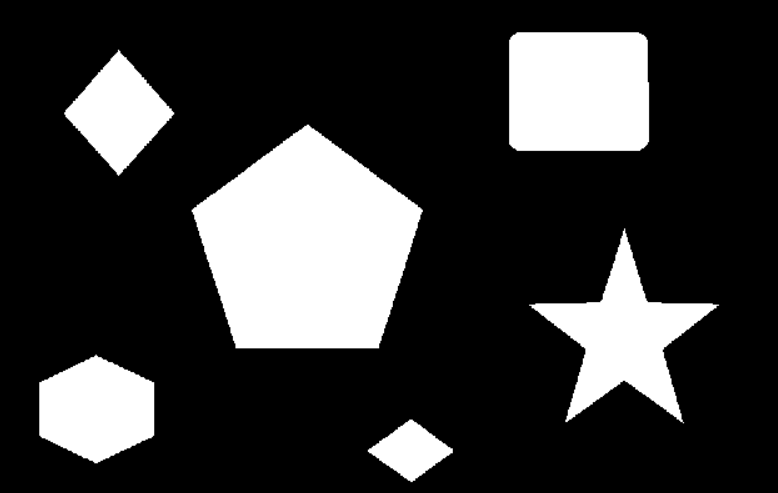
#> input picture border extraction.png, 778 x 493 px
$ python 'boundary extraction.py'
#> lines starting #> are read from the running program, lines starting #| are printed output that depends on the picture; after the words box and inside, x2 and y2 are one past the last pixel; in counts of white or black regions, pixels touching at a corner belong together
import cv2
import matplotlib.pyplot as plt
import numpy as np
import math

img=cv2.imread("border extraction.png",cv2.IMREAD_GRAYSCALE)
#> img is the input picture: shape (493, 778); min 0, max 255, mean 55.8
val,thres_img=cv2.threshold(img,100,255,cv2.THRESH_BINARY)
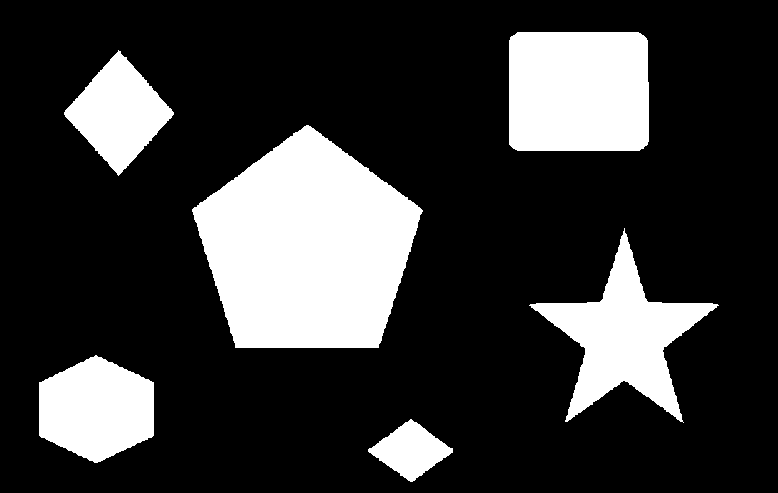
#> thres_img: shape (493, 778); 22% white; 6 white regions, box (x1, y1, x2, y2) and area: (192, 125, 423, 348) 35803, (509, 32, 649, 151) 16487, (529, 228, 719, 423) 12782, (39, 355, 154, 463) 9317, (64, 50, 174, 176) 7045, (368, 419, 453, 482) 2792

img_h=img.shape[0]
#> img_h = 493
img_w=img.shape[1]
#> img_w = 778


k_size=3
padding=k_size//2

img=cv2.copyMakeBorder(thres_img,padding,padding,padding,padding,cv2.BORDER_CONSTANT)
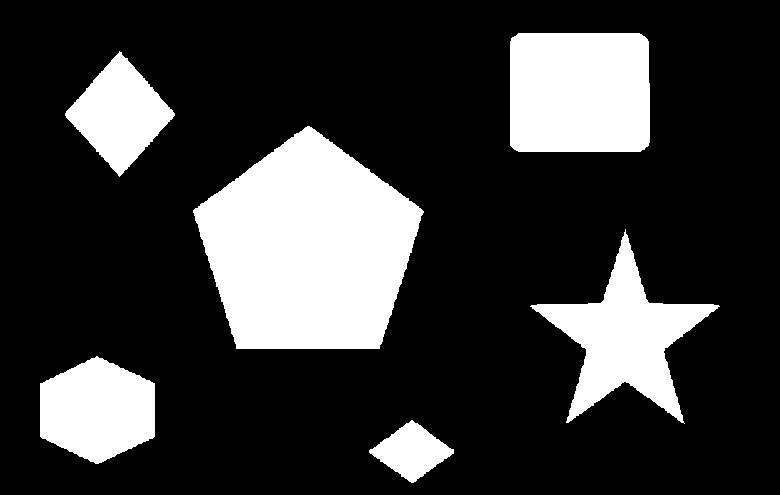
#> img: shape (495, 780); 21.8% white; 6 white regions, box (x1, y1, x2, y2) and area: (193, 126, 424, 349) 35803, (510, 33, 650, 152) 16487, (530, 229, 720, 424) 12782, (40, 356, 155, 464) 9317, (65, 51, 175, 177) 7045, (369, 420, 454, 483) 2792

out=np.zeros((img.shape[0],img.shape[1]),dtype=np.float32)

struct_elem=np.ones((k_size,k_size),dtype=np.float32)

for i in range(padding,img.shape[0]-padding):
    for j in range(padding,img.shape[1]-padding):
        temp=img[i-padding:i+padding+1,j-padding:j+padding+1]
        pro=temp*struct_elem
        out[i,j]=np.min(pro)
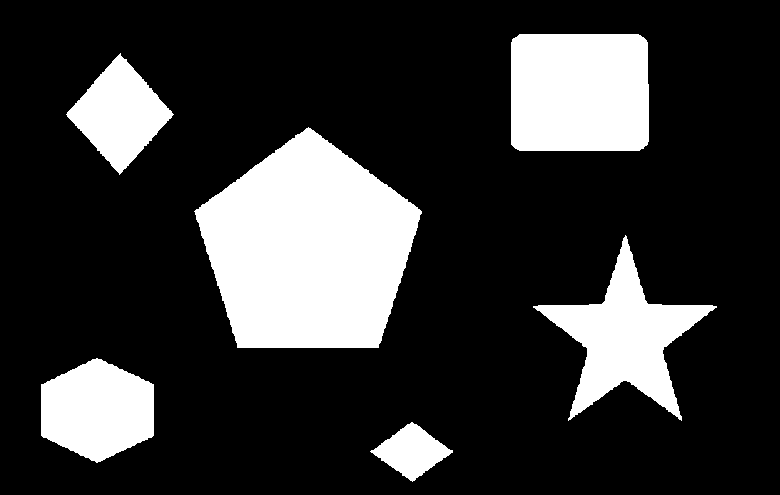
#> out: shape (495, 780) float32; 20.9% white; 6 white regions, box (x1, y1, x2, y2) and area: (194, 127, 422, 348) 34899, (511, 34, 649, 151) 15973, (533, 235, 717, 421) 11860, (41, 358, 154, 463) 8875, (66, 53, 174, 175) 6579, (370, 422, 453, 482) 2500

out=out[padding:img.shape[0]-padding,padding:img.shape[1]-padding]
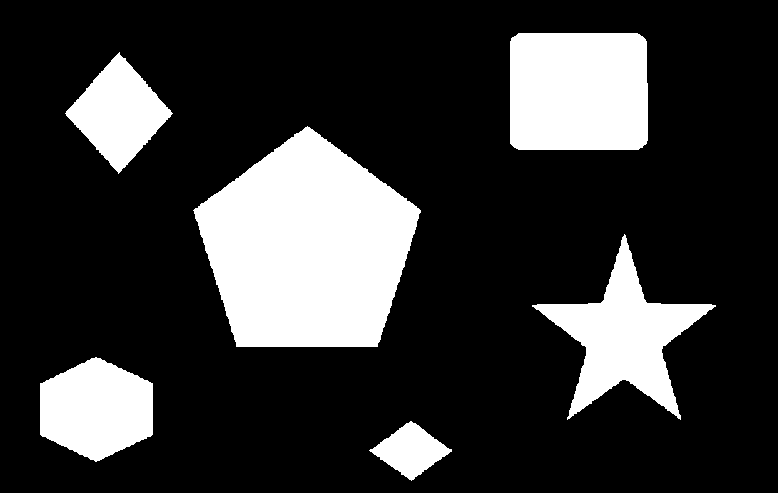
#> out: shape (493, 778) float32; 21% white; 6 white regions, box (x1, y1, x2, y2) and area: (193, 126, 421, 347) 34899, (510, 33, 648, 150) 15973, (532, 234, 716, 420) 11860, (40, 357, 153, 462) 8875, (65, 52, 173, 174) 6579, (369, 421, 452, 481) 2500

thres_img=thres_img-out
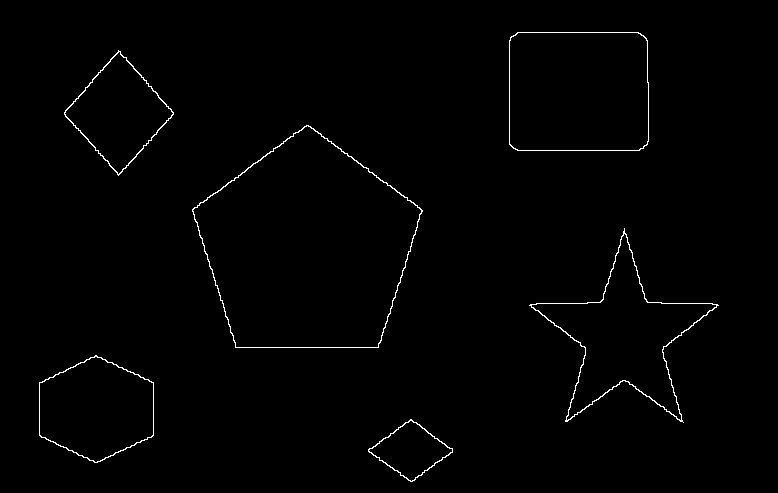
#> thres_img: shape (493, 778) float32; 0.92% white in thin lines or dots, all inside (x1, y1, x2, y2) = (39, 32, 719, 482)
cv2.imshow("out",thres_img)

cv2.waitKey(0)

$ run again, with moon.png copied over border extraction.png
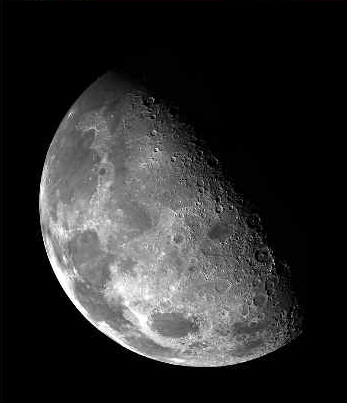
#> input picture moon.png, 347 x 403 px
#> `val,thres_img=cv2.threshold(img,100,255,cv2.THRESH_BINARY)`:
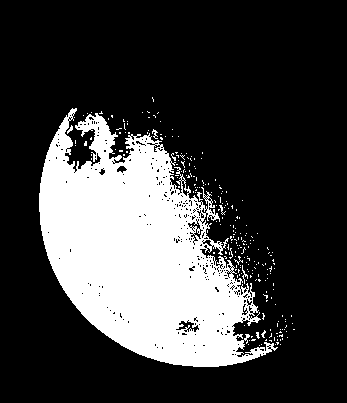
#> thres_img: shape (403, 347); 24.5% white; 243 white regions (236 under 20 px), largest, box (x1, y1, x2, y2) and area: (39, 108, 278, 367) 33475, (242, 265, 248, 284) 32, (152, 129, 158, 139) 27
#> `thres_img=thres_img-out`:
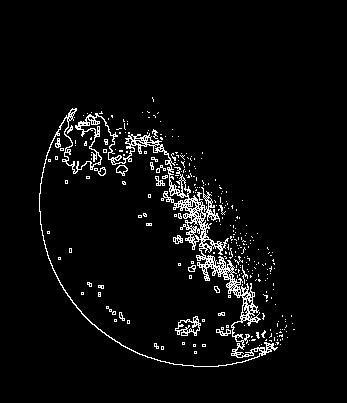
#> thres_img: shape (403, 347) float32; 4.3% white in thin lines or dots, all inside (x1, y1, x2, y2) = (39, 97, 295, 367)
